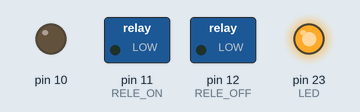
This sketch was run on a simulated Arduino Mega 2560, built with avr-gcc and run on an emulated ATmega2560. Shown: switched loads named in the sketch (green lamp = pin HIGH), output pins drawn as LEDs (lit = HIGH). Storage starts empty; pins used as bus, display or sensor lines are not drawn; what the sketch prints to the serial monitor is not drawn.

Above: at 5.6 s.
Timing chart, 0 to 23.4 s (numbered marks = the images above):
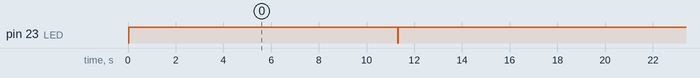

Measured:
- by itself, pin 23 (LED): alternates HIGH for 17.9 s and LOW for 0.02 s

The sketch:

candy_pribram.ino
```cpp
/*
  CANDY based on Mighty 1284p
  L410 special edition for Physical Week

SDcard
------
DAT3   SS   4 B4
CMD    MOSI 5 B5
DAT0   MISO 6 B6
CLK    SCK  7 B7

SERIAL 2 (not necessary to connect)
--------
RX 18 PC2
TX 19 PC3

ANALOG
------
+      A0  PA0
-      A1  PA1
RESET  0   PB0

RELE
----
RELE_ON   11    PD3
RELE_OFF  12    PD4

LED
---
LED  23  PC7  // LED pro Dasu
// LED pro pilota = Timepulse LED

The following needs to be added to the line mentioning the atmega644 in
/usr/share/arduino/libraries/SD/utility/Sd2PinMap.h:

    || defined(__AVR_ATmega1284P__)

so that it reads:

    #elif defined(__AVR_ATmega644P__) || defined(__AVR_ATmega644__)|| defined(__AVR_ATmega1284P__)

                      +---\/---+
           (D 0) PB0 1|        |40 PA0 (AI 0 / D24)
           (D 1) PB1 2|        |39 PA1 (AI 1 / D25)
      INT2 (D 2) PB2 3|        |38 PA2 (AI 2 / D26)
       PWM (D 3) PB3 4|        |37 PA3 (AI 3 / D27)
    PWM/SS (D 4) PB4 5|        |36 PA4 (AI 4 / D28)
      MOSI (D 5) PB5 6|        |35 PA5 (AI 5 / D29)
  PWM/MISO (D 6) PB6 7|        |34 PA6 (AI 6 / D30)
   PWM/SCK (D 7) PB7 8|        |33 PA7 (AI 7 / D31)
                 RST 9|        |32 AREF
                VCC 10|        |31 GND
                GND 11|        |30 AVCC
              XTAL2 12|        |29 PC7 (D 23)
              XTAL1 13|        |28 PC6 (D 22)
      RX0 (D 8) PD0 14|        |27 PC5 (D 21) TDI
      TX0 (D 9) PD1 15|        |26 PC4 (D 20) TDO
RX1/INT0 (D 10) PD2 16|        |25 PC3 (D 19) TMS
TX1/INT1 (D 11) PD3 17|        |24 PC2 (D 18) TCK
     PWM (D 12) PD4 18|        |23 PC1 (D 17) SDA
     PWM (D 13) PD5 19|        |22 PC0 (D 16) SCL
     PWM (D 14) PD6 20|        |21 PD7 (D 15) PWM
                      +--------+
*/

#include <SD.h>
#include "wiring_private.h"
#include <SoftwareSerial.h>

#define MSG_NO 10    // number of logged NMEA messages

#define RELE_ON   11    // PD3
#define RELE_OFF  12    // PD4
#define LED       23    // PC7

SoftwareSerial swSerial(18, 19); // RX, TX

const int chipSelect = 4;
int RESET = 0;
uint16_t count = 0;

void setup()
{
 // Open serial communications and wait for port to open:
  Serial.begin(9600);
   while (!Serial)
   {
    ; // wait for serial port to connect. Needed for Leonardo only
   }

  swSerial.begin(9600);
  swSerial.println("#Cvak...");

  Serial.print("#Initializing SD card...");
  // make sure that the default chip select pin is set to
  // output, even if you don't use it:
  pinMode(10, OUTPUT);

  // see if the card is present and can be initialized:
  if (!SD.begin(chipSelect))
  {
    Serial.println("#Card failed, or not present");
    // don't do anything more:
    return;
  }
  Serial.println("#card initialized.");

// Read Analog Differential without gain (read datashet of ATMega1280 and ATMega2560 for refference)
// Use analogReadDiff(NUM)
//   NUM	|	POS PIN	  	        |	NEG PIN		        | 	GAIN
//	0	|	A0			|	A1			|	1x
//	1	|	A1			|	A1			|	1x
//	2	|	A2			|	A1			|	1x
//	3	|	A3			|	A1			|	1x
//	4	|	A4			|	A1			|	1x
//	5	|	A5			|	A1			|	1x
//	6	|	A6			|	A1			|	1x
//	7	|	A7			|	A1			|	1x
//	8	|	A8			|	A9			|	1x
//	9	|	A9			|	A9			|	1x
//	10	|	A10			|	A9			|	1x
//	11	|	A11			|	A9			|	1x
//	12	|	A12			|	A9			|	1x
//	13	|	A13			|	A9			|	1x
//	14	|	A14			|	A9			|	1x
//	15	|	A15			|	A9			|	1x
  #define pin 0
  uint8_t analog_reference = INTERNAL1V1; // DEFAULT, INTERNAL, INTERNAL1V1, INTERNAL2V56, or EXTERNAL

  ADMUX = (analog_reference << 6) | ((pin | 0x10) & 0x1F);

  pinMode(RESET, OUTPUT);
  pinMode(RELE_ON, OUTPUT);
  pinMode(RELE_OFF, OUTPUT);
  pinMode(LED, OUTPUT);
  digitalWrite(LED, HIGH);

}

int oldValue = 0;  // Variable for filtering death time double detection

#define MEASUREMENTS  1

void loop()
{
  for(int x=0; x<MEASUREMENTS; x++)
  {
    uint8_t lo, hi;
    int sensor;
    uint16_t buffer[1024];

    for(int n=0; n<1024; n++)
    {
      buffer[n]=0;
    }

    /*
    if (x == (MEASUREMENTS-2))    // cca 26 s delay for GPS fix (cca 2 measurements)
    {
      digitalWrite(RELE_OFF, LOW);  // Rele switch ON
      digitalWrite(RELE_ON, HIGH);
      delay(200);
      digitalWrite(RELE_ON, LOW);

      delay(1000);  // Start GPS

      // airborne <2g; 40 configuration bytes
      const char cmd[44]={0xB5, 0x62 ,0x06 ,0x24 ,0x24 ,0x00 ,0xFF ,0xFF ,0x07 ,0x03 ,0x00 ,0x00 ,0x00 ,0x00 ,0x10 ,0x27 , 0x00 ,0x00 ,0x05 ,0x00 ,0xFA ,0x00 ,0xFA ,0x00 ,0x64 ,0x00 ,0x2C ,0x01 ,0x00 ,0x3C ,0x00 ,0x00 , 0x00 ,0x00 ,0x00 ,0x00 ,0x00 ,0x00 ,0x00 ,0x00 ,0x00 ,0x00 ,0x53 ,0x0A};
      for (int n=0;n<44;n++) Serial.write(cmd[n]);
    }
    */

    digitalWrite(RESET, HIGH);   // Reset peak detector
    digitalWrite(RESET, HIGH);   // Reset peak detector
    digitalWrite(RESET, HIGH);   // Reset peak detector
    digitalWrite(RESET, HIGH);   // Reset peak detector
    digitalWrite(RESET, HIGH);   // Reset peak detector
    digitalWrite(RESET, HIGH);   // Reset peak detector
    digitalWrite(RESET, HIGH);   // Reset peak detector
    digitalWrite(RESET, HIGH);   // Reset peak detector
    digitalWrite(RESET, HIGH);   // Reset peak detector
    digitalWrite(RESET, HIGH);   // Reset peak detector
    for (int i=0; i<20; i++) {digitalWrite(RESET, LOW);} // compensate first data aquisition cca 100 us
    for(int n=0; n<18200; n++) // cca 13 s
    {
      for (int i=0; i<100; i++) {digitalWrite(RESET, LOW);} // integration cca 500 us
      // start the conversion
      sbi(ADCSRA, ADSC);           // Sample/Hold
      digitalWrite(RESET, LOW);
      digitalWrite(RESET, HIGH);   // Reset peak detector (start next measurement)
      digitalWrite(RESET, LOW);
      // ADSC is cleared when the conversion finishes
      while (bit_is_set(ADCSRA, ADSC));  // conversion cca 100 us

      // we have to read ADCL first; doing so locks both ADCL
      // and ADCH until ADCH is read.  reading ADCL second would
      // cause the results of each conversion to be discarded,
      // as ADCL and ADCH would be locked when it completed.
      lo = ADCL;
      hi = ADCH;

      // combine the two bytes
      sensor = (hi << 8) | lo;

      // arrange integer value (read ATMega 2560 Datashet p.288) figure 26-15
      if (sensor > 511 )
      {
        sensor -= 1023 ;
      }

      sensor += 511; // Add offset to ground (for 0 resistors)

      if ((sensor>=0)&&(buffer[sensor]<65535)&&(oldValue<sensor)) buffer[sensor]++;
      oldValue = sensor;
    }


    {
      // make a string for assembling the data to log:
      String dataString = "$CANDY,";
      String toMonitor = "$CANDY,";

      dataString += String(count);
      dataString += ",";

      for(int n=0; n<(1024); n++)
      {
        dataString += String(buffer[n]);
        dataString += ",";
      }

      int noise = 0;
      int maximum = 0;
      for(int n=0; n<(1024); n++)
      {
        if(buffer[n]>maximum)
        {
          noise = n;
          maximum = buffer[n];
        }
      }

      int zero=0;
      for(int n=noise; n<(1024); n++)
      {
        if(buffer[n]==0)
        {
          zero = n;
          break;
        }
      }

      //int flux=0;
      //for(int n=zero; n<(1024); n++)
      //{
      //  flux += buffer[n];
      //}

      //int loDose = 0;
      //if (zero > 0) loDose=buffer[zero-1];

      int flux=0;
      for(int n=noise+13; n<(1024); n++)
      {
        flux += buffer[n];
      }

      toMonitor += String(count++) + "," + String(noise) + "," + String(zero) + "," + String(flux) + "*";
      swSerial.println(toMonitor);

      dataString += String(noise) + "," + String(zero) + "," + String(flux);

      // open the file. note that only one file can be open at a time,
      // so you have to close this one before opening another.
      File dataFile = SD.open("datalog.txt", FILE_WRITE);

      // if the file is available, write to it:
      if (dataFile)
      {
        dataFile.println(dataString);  // write to SDcard
        Serial.println(dataString);  // print to terminal

        digitalWrite(LED, LOW);  // Blink for Dasa
        delay(20);
        digitalWrite(LED, HIGH);
        if (flux >10)
        {
          delay(100);
          digitalWrite(LED, LOW);  // Blink for Dasa + zaric
          delay(20);
          digitalWrite(LED, HIGH);
        }

        dataFile.close();
      }
      // if the file isn't open, pop up an error:
      else
      {
        swSerial.println("#error opening datalog.txt");
      }
    }
  }

  {
    // make a string for assembling the NMEA to log:
    String dataString = "";
    char incomingByte;


    for(int n=0; n<30000; n++)    // flush USART buffer
    {
      if (Serial.available())
      {
        // read the incoming byte:
        incomingByte = Serial.read();
      } else break;
    }

    int parse = 0;
    for(int n=0; n<30000; n++)    // Skip first GPRMC
    {
      if (Serial.available())
      {
        // read the incoming byte:
        incomingByte = Serial.read();
        switch (incomingByte)
        {
          case 'C':
            parse=1;
            break;
          case ',':
            if (parse==1) parse=2;
            break;
          default:
            parse=0;
        }
      }
      if (parse==2) break;
    }

    boolean flag = false;
    int messages = 0;
    for(int n=0; n<30000; n++)
    {
      if (Serial.available())
      {
        // read the incoming byte:
        incomingByte = Serial.read();

        if (incomingByte == '$') {flag = true; messages++;};

        // say what you got:
        if (flag && (messages<=MSG_NO)) dataString+=incomingByte;
      }
      for (int i=0; i<50; i++) {digitalWrite(RESET, LOW);} // delay cca 250 us
      if (messages > MSG_NO) break;
    }

    // open the file. note that only one file can be open at a time,
    // so you have to close this one before opening another.
    File dataFile = SD.open("datalog.txt", FILE_WRITE);

    // if the file is available, write to it:
    if (dataFile)
    {
      dataFile.print(dataString);  // write to SDcard
      Serial.print(dataString);  // print to terminal
      dataFile.close();
    }
    // if the file isn't open, pop up an error:
    else
    {
      swSerial.println("#error opening datalog.txt");
    }

  }
}
```
